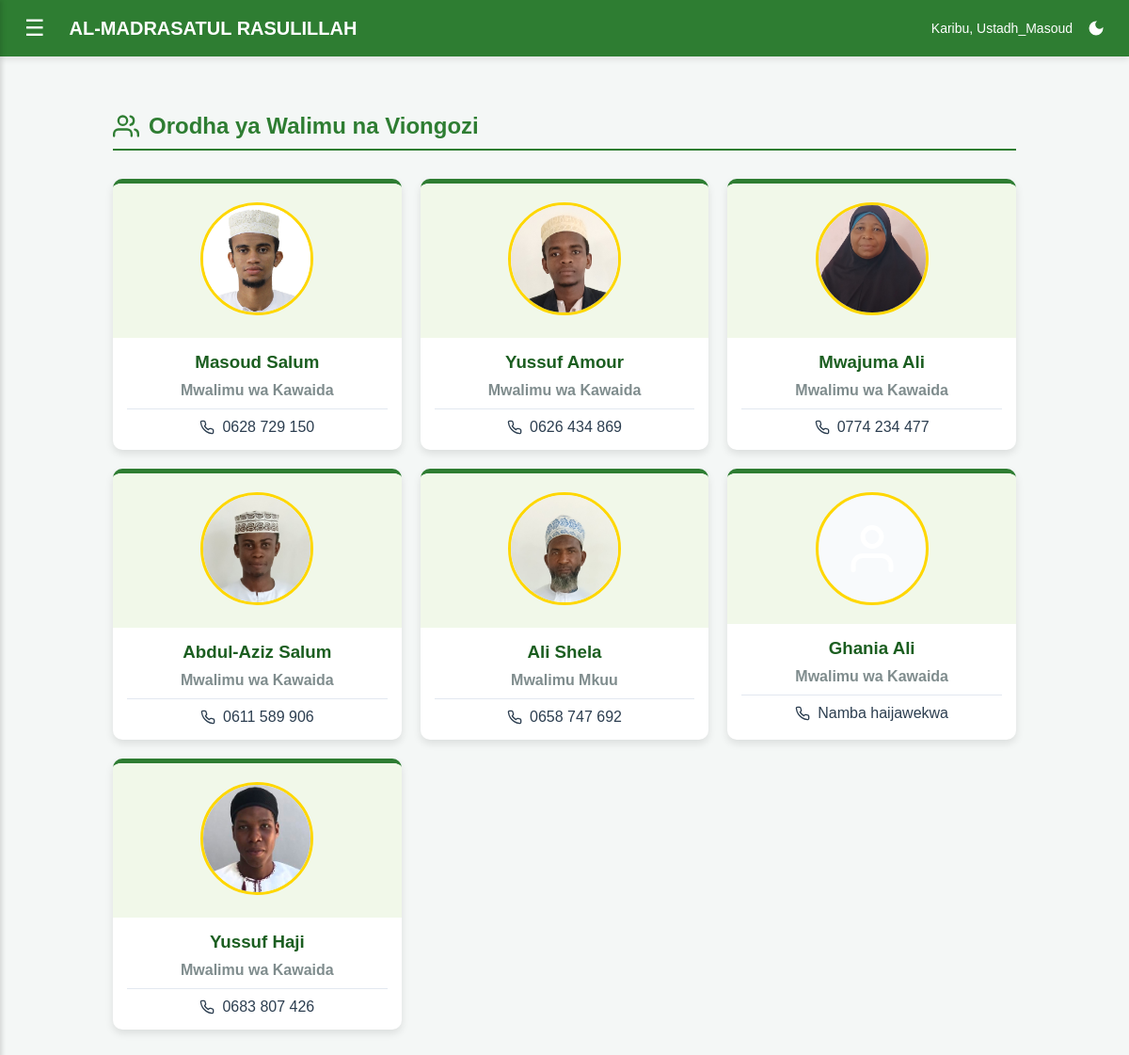
Page /madrasa/walimu/ (signed in) on the committed database.
### usimamizi/models.py (models this page shows, shortened)
class Mwalimu(models.Model):
    user = models.OneToOneField(User, on_delete=models.CASCADE)
    namba_ya_simu = models.CharField(max_length=15, blank=True, null=True)
    cheo = models.CharField(max_length=50, choices=[
        ('Mwalimu Mkuu', 'Mwalimu Mkuu'),
        ('Mwalimu wa Kawaida', 'Mwalimu wa Kawaida'),
        ('Jaji', 'Jaji')
    ])
    picha = models.ImageField(upload_to='picha_za_walimu/', null=True, blank=True)

### usimamizi/views.py (the view)
# urls.py: path('walimu/', views.orodha_walimu, name='orodha_walimu'),
@login_required(login_url='ingia')
def orodha_walimu(request):
    walimu = Mwalimu.objects.all()
    return render(request, 'usimamizi/orodha_walimu.html', {'walimu': walimu})

### usimamizi/templates/usimamizi/orodha_walimu.html (shortened to what this page needs)
{% extends 'usimamizi/base.html' %}
{% load static %}
{% block extra_css %}
<link rel="stylesheet" href="{% static 'usimamizi/css/pages/orodha_walimu.css' %}?v=20260706a">
{% endblock %}
{% block maudhui %}
<div class="orodha_walimu-inline-1">
    <h2 class="orodha_walimu-inline-2">
        Orodha ya Walimu na Viongozi
    </h2>
    <div class="orodha_walimu-inline-3">
        {% for mwalimu in walimu %}
        <div class="orodha_walimu-inline-4">
            <div class="orodha_walimu-inline-5">
                {% if mwalimu.picha %}
                    <img src="{{ mwalimu.picha.url }}" alt="Picha ya {{ mwalimu.user.get_full_name }}" class="orodha_walimu-inline-6">
                {% else %}
                    <div class="orodha_walimu-inline-7">
                        <svg xmlns="http://www.w3.org/2000/svg" width="60" height="60" viewBox="0 0 24 24" fill="none" stroke="white" stroke-width="2" stroke-linecap="round" stroke-linejoin="round">
                            <path d="M20 21v-2a4 4 0 0 0-4-4H8a4 4 0 0 0-4 4v2"></path>
                            <circle cx="12" cy="7" r="4"></circle>
                        </svg>
                    </div>
                {% endif %}
            </div>
            <div class="orodha_walimu-inline-8">
                <h3 class="orodha_walimu-inline-9">
                    {{ mwalimu.user.get_full_name|default:mwalimu.user.username }}
                </h3>
                <p class="orodha_walimu-inline-10">{{ mwalimu.cheo }}</p>
                <hr class="orodha_walimu-inline-11">
                <p class="orodha_walimu-inline-12">
                    {{ mwalimu.namba_ya_simu|default:"Namba haijawekwa" }}
                </p>
            </div>
        </div>
        {% empty %}
        <p class="orodha_walimu-inline-13">Hakuna walimu waliopatikana.</p>
        {% endfor %}
    </div>
</div>
{% endblock %}

### usimamizi/templates/usimamizi/base.html (shortened to what this page needs)
{% load static %}
<!DOCTYPE html>
<html lang="sw">
<head>
    <link rel="stylesheet" href="{% static 'usimamizi/css/base.css' %}?v=20260706a">
    {% block extra_css %}{% endblock %}
</head>
<body>
<div class="header">
    <button class="menu-btn" onclick="openNav()">☰</button>
    <h2>AL-MADRASATUL RASULILLAH</h2>
    <div class="user-actions">
        <span class="user-greeting">Karibu, {{ request.user.username }}</span>
        <button class="theme-switch" onclick="toggleTheme()" id="themeBtn" title="Badili Muonekano"></button>
    </div>
</div>
<div class="main-content" id="main">
    {% block maudhui %}{% endblock %}
</div>
</body>
</html>

### usimamizi/static/usimamizi/css/base.css (style rules this page uses)
:root { color-scheme: light; --primary: #2E7D32; --primary-color: var(--primary); --primary-hover: #1b5e20; --secondary: #0288D1; --accent: #673ab7; --warning: #f57c00; --danger: #d32f2f; --success: #388e3c; --female: #c2185b; --hifdhu-accent: var(--secondary); --nav-bg: #2E7D32; --nav-hover-bg: #2E7D32; --sidebar-bg: #1b5e20; --sidebar-submenu-bg: #144d18; --bg-body: #f4f7f6; --bg-color: var(--bg-body); --card-bg: #ffffff; --surface-bg: #ffffff; --surface-muted: #f8fafc; --table-header: #f8fafc; --hover-bg: #f8fafc; --input-bg: #ffffff; --text-main: #2c3e50; --text-muted: #7f8c8d; --text-normal: #444444; --text-faint: #888888; --title-color: #1b5e20; --subtitle-color: #666666; --text-on-primary: #ffffff; --border-color: #e2e8f0; --focus-ring: rgba(46, 125, 50, 0.15); --shadow-color: rgba(0, 0, 0, 0.08); --shadow-strong: rgba(0, 0, 0, 0.14); --tangazo-bg: #f1f8e9; --badge-bg: #e8f5e9; --success-bg: #e8f5e9; --success-text: #1b5e20; --success-border: #a5d6a7; --info-bg: #e3f2fd; --info-text: #0d47a1; --info-border: #90caf9; --warning-bg: #fff8e1; --warning-text: #8d6e00; --warning-border: #ffe082; --danger-bg: #fde8e8; --danger-text: #c62828; --danger-border: #f8b4b4; --button-bg: var(--primary); --button-bg-hover: var(--primary-hover); --button-text: var(--text-on-primary); --button-secondary-bg: var(--secondary); --button-muted-bg: #eeeeee; --form-accent: var(--primary); --form-focus-shadow: var(--focus-ring); --form-button-shadow: rgba(46, 125, 50, 0.2); }
* { box-sizing: border-box; }
body { margin: 0; font-family: Arial, sans-serif; background-color: var(--bg-body); color: var(--text-main); transition: background-color 0.25s ease, color 0.25s ease; }
.header { background-color: var(--nav-bg); color: var(--text-on-primary); padding: 15px 20px; display: flex; align-items: center; box-shadow: 0 4px 6px var(--shadow-color); position: sticky; top: 0; z-index: 10; transition: background-color 0.25s ease, border-color 0.25s ease; }
.menu-btn { font-size: 24px; cursor: pointer; background: none; border: none; color: var(--text-on-primary); margin-right: 20px; }
.header h2 { margin: 0; font-size: 20px; flex: 1; white-space: nowrap; overflow: hidden; text-overflow: ellipsis; }
.main-content { padding: 20px; transition: margin-left .3s; }
button, .btn, [class^="btn-"], [class*=" btn-"] { transition: background-color 0.2s ease, border-color 0.2s ease, color 0.2s ease, transform 0.2s ease; }
.user-actions { display: flex; align-items: center; gap: 10px; }
.theme-switch { background: transparent; border: none; cursor: pointer; display: flex; align-items: center; justify-content: center; padding: 5px; outline: none; transition: transform 0.2s ease; }
.user-greeting { font-weight: 500; font-size: 14px; color: #ffffff; white-space: nowrap; }

### usimamizi/static/usimamizi/css/pages/orodha_walimu.css (style rules this page uses)
.orodha_walimu-inline-1 { padding: 20px; max-width: 1000px; margin: auto; }
.orodha_walimu-inline-2 { color: var(--primary); border-bottom: 2px solid var(--primary); padding-bottom: 10px; margin-bottom: 30px; display: flex; align-items: center; gap: 10px; }
.orodha_walimu-inline-3 { display: grid; grid-template-columns: repeat(auto-fill, minmax(250px, 1fr)); gap: 20px; }
.orodha_walimu-inline-4 { background-color: var(--card-bg); border-radius: 10px; box-shadow: 0 4px 8px rgba(0,0,0,0.1); overflow: hidden; text-align: center; border-top: 5px solid var(--primary); }
.orodha_walimu-inline-5 { padding: 20px; background-color: var(--tangazo-bg); }
.orodha_walimu-inline-6 { width: 120px; height: 120px; border-radius: 50%; object-fit: cover; border: 3px solid #FFD700; }
.orodha_walimu-inline-7 { width: 120px; height: 120px; border-radius: 50%; background-color: var(--table-header); display: inline-flex; justify-content: center; align-items: center; border: 3px solid #FFD700; }
.orodha_walimu-inline-8 { padding: 15px; }
.orodha_walimu-inline-9 { margin: 0 0 10px 0; color: var(--primary-hover); }
.orodha_walimu-inline-10 { margin: 0; color: var(--text-muted); font-weight: bold; }
.orodha_walimu-inline-11 { border: 0; border-top: 1px solid var(--border-color); margin: 10px 0; }
.orodha_walimu-inline-12 { margin: 0; color: var(--text-main); display: flex; align-items: center; justify-content: center; gap: 8px; }

### rows in the picture
Mwalimu: picha (picture), user.get_full_name "Masoud Salum", cheo "Mwalimu wa Kawaida", namba_ya_simu "0628 729 150"
Mwalimu: picha (picture), user.get_full_name "Yussuf Amour", cheo "Mwalimu wa Kawaida", namba_ya_simu "0626 434 869"
Mwalimu: picha (picture), user.get_full_name "Mwajuma Ali", cheo "Mwalimu wa Kawaida", namba_ya_simu "0774 234 477"
Mwalimu: picha (picture), user.get_full_name "Abdul-Aziz Salum", cheo "Mwalimu wa Kawaida", namba_ya_simu "0611 589 906"
Mwalimu: picha (picture), user.get_full_name "Ali Shela", cheo "Mwalimu Mkuu", namba_ya_simu "0658 747 692"
Mwalimu: user.get_full_name "Ghania Ali", cheo "Mwalimu wa Kawaida", namba_ya_simu "Namba haijawekwa"
Mwalimu: picha (picture), user.get_full_name "Yussuf Haji", cheo "Mwalimu wa Kawaida", namba_ya_simu "0683 807 426"

### other values in the picture
{{ request.user.username }} "Ustadh_Masoud"
